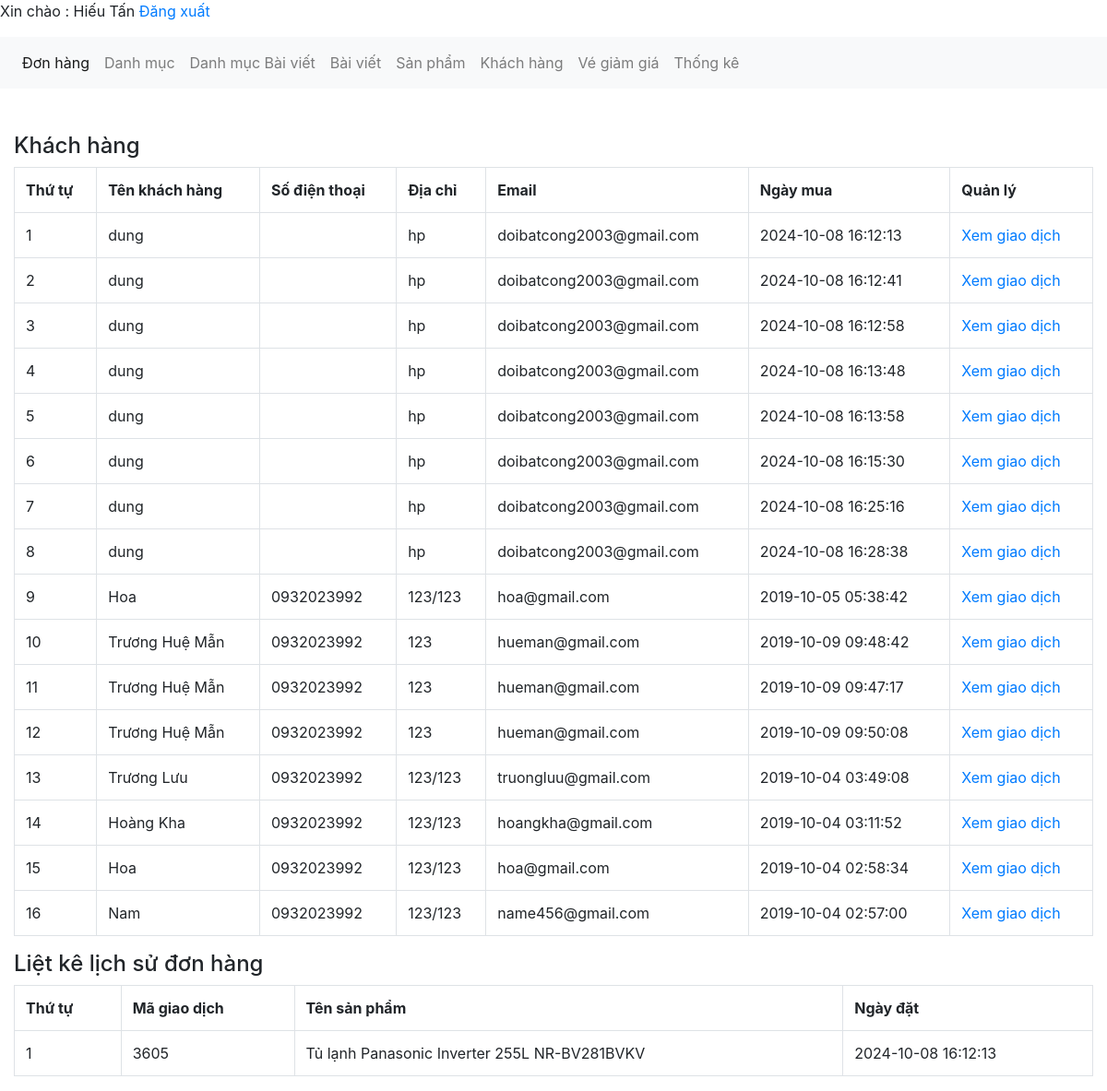
/admin/xulykhachhang.php?quanly=xemgiaodich&khachhang=3605 (signed in), run on the app's committed database.
### tables this page shows
CREATE TABLE `tbl_giaodich` (
  `giaodich_id` int(11) NOT NULL,
  `sanpham_id` int(11) NOT NULL,
  `soluong` int(11) NOT NULL,
  `magiaodich` varchar(50) NOT NULL,
  `ngaythang` timestamp NOT NULL DEFAULT current_timestamp() ON UPDATE current_timestamp(),
  `khachhang_id` int(11) NOT NULL,
  `tinhtrangdon` int(11) NOT NULL DEFAULT 0,
  `huydon` int(11) NOT NULL DEFAULT 0,
  `voucher_id` int(11) NOT NULL
);

CREATE TABLE `tbl_khachhang` (
  `khachhang_id` int(11) NOT NULL,
  `name` varchar(100) NOT NULL,
  `phone` varchar(50) NOT NULL,
  `address` varchar(200) NOT NULL,
  `note` text NOT NULL,
  `email` varchar(150) NOT NULL,
  `password` varchar(100) NOT NULL,
  `giaohang` int(11) NOT NULL
);

CREATE TABLE `tbl_sanpham` (
  `sanpham_id` int(11) NOT NULL,
  `category_id` int(11) NOT NULL,
  `sanpham_name` varchar(255) NOT NULL,
  `sanpham_chitiet` text NOT NULL,
  `sanpham_mota` text NOT NULL,
  `sanpham_gia` varchar(100) NOT NULL,
  `sanpham_giakhuyenmai` varchar(100) NOT NULL,
  `sanpham_active` int(11) NOT NULL,
  `sanpham_hot` int(11) NOT NULL,
  `sanpham_soluong` int(11) NOT NULL,
  `sanpham_image` varchar(50) NOT NULL
);

### admin/xulykhachhang.php (the view, shortened to what this page needs)
<?php
	include('../db/connect.php');
?>
<!DOCTYPE html>
<html lang="en">
<head>
	<link href="../css/bootstrap.css" rel="stylesheet" type="text/css" media="all" />
</head>
<body>
<?php include "dashboard.php";?>
	<br><br>
	<div class="container-fluid">
		<div class="row">
			<div class="col-md-12">
				<h4>Khách hàng</h4>
				<?php
				$sql_select_khachhang = mysqli_query($con,"SELECT * FROM tbl_khachhang,tbl_giaodich WHERE tbl_khachhang.khachhang_id=tbl_giaodich.khachhang_id GROUP BY tbl_giaodich.magiaodich ORDER BY tbl_khachhang.khachhang_id DESC");
				?>
				<table class="table table-bordered ">
					<tr>
						<th>Thứ tự</th>
						<th>Tên khách hàng</th>
						<th>Số điện thoại</th>
						<th>Địa chỉ</th>
						<th>Email</th>
						<th>Ngày mua</th>
						<th>Quản lý</th>
					</tr>
					<?php
					$i = 0;
					while($row_khachhang = mysqli_fetch_array($sql_select_khachhang)){
						$i++;
					?>
					<tr>
						<td><?php echo $i; ?></td>
						<td><?php echo $row_khachhang['name']; ?></td>
						<td><?php echo $row_khachhang['phone']; ?></td>
						<td><?php echo $row_khachhang['address']; ?></td>
						<td><?php echo $row_khachhang['email'] ?></td>
						<td><?php echo $row_khachhang['ngaythang'] ?></td>
						<td><a href="?quanly=xemgiaodich&khachhang=<?php echo $row_khachhang['magiaodich'] ?>">Xem giao dịch</a></td>
					</tr>
					 <?php
					}
					?>
				</table>
			</div>
			<div class="col-md-12">
				<h4>Liệt kê lịch sử đơn hàng</h4>
				<?php
				if(isset($_GET['khachhang'])){
					$magiaodich = $_GET['khachhang'];
				}else{
					$magiaodich = '';
				}
				$sql_select = mysqli_query($con,"SELECT * FROM tbl_giaodich,tbl_khachhang,tbl_sanpham WHERE tbl_giaodich.sanpham_id=tbl_sanpham.sanpham_id AND tbl_khachhang.khachhang_id=tbl_giaodich.khachhang_id AND tbl_giaodich.magiaodich='$magiaodich' ORDER BY tbl_giaodich.giaodich_id DESC");
				?>
				<table class="table table-bordered ">
					<tr>
						<th>Thứ tự</th>
						<th>Mã giao dịch</th>
						<th>Tên sản phẩm</th>
						<th>Ngày đặt</th>
					</tr>
					<?php
					$i = 0;
					while($row_donhang = mysqli_fetch_array($sql_select)){
						$i++;
					?>
					<tr>
						<td><?php echo $i; ?></td>
						<td><?php echo $row_donhang['magiaodich']; ?></td>
						<td><?php echo $row_donhang['sanpham_name']; ?></td>
						<td><?php echo $row_donhang['ngaythang'] ?></td>
					</tr>
					 <?php
					}
					?>
				</table>
			</div>
		</div>
	</div>
</body>
</html>

### data on the page
tbl_giaodich: khachhang.name "dung", khachhang.address "hp", khachhang.email "doibatcong2003@gmail.com", ngaythang "2024-10-08 16:12:13"
tbl_giaodich: khachhang.name "dung", khachhang.address "hp", khachhang.email "doibatcong2003@gmail.com", ngaythang "2024-10-08 16:12:41"
tbl_giaodich: khachhang.name "dung", khachhang.address "hp", khachhang.email "doibatcong2003@gmail.com", ngaythang "2024-10-08 16:12:58"
tbl_giaodich: khachhang.name "dung", khachhang.address "hp", khachhang.email "doibatcong2003@gmail.com", ngaythang "2024-10-08 16:13:48"
tbl_giaodich: khachhang.name "dung", khachhang.address "hp", khachhang.email "doibatcong2003@gmail.com", ngaythang "2024-10-08 16:13:58"
tbl_giaodich: khachhang.name "dung", khachhang.address "hp", khachhang.email "doibatcong2003@gmail.com", ngaythang "2024-10-08 16:15:30"
tbl_giaodich: khachhang.name "dung", khachhang.address "hp", khachhang.email "doibatcong2003@gmail.com", ngaythang "2024-10-08 16:25:16"
tbl_giaodich: khachhang.name "dung", khachhang.address "hp", khachhang.email "doibatcong2003@gmail.com", ngaythang "2024-10-08 16:28:38"
tbl_giaodich: khachhang.name "Hoa", khachhang.phone "0932023992", khachhang.address "123/123", khachhang.email "hoa@gmail.com", ngaythang "2019-10-05 05:38:42"
tbl_giaodich: khachhang.name "Trương Huệ Mẫn", khachhang.phone "0932023992", khachhang.address "123", khachhang.email "hueman@gmail.com", ngaythang "2019-10-09 09:48:42"
tbl_giaodich: khachhang.name "Trương Huệ Mẫn", khachhang.phone "0932023992", khachhang.address "123", khachhang.email "hueman@gmail.com", ngaythang "2019-10-09 09:47:17"
tbl_giaodich: khachhang.name "Trương Huệ Mẫn", khachhang.phone "0932023992", khachhang.address "123", khachhang.email "hueman@gmail.com", ngaythang "2019-10-09 09:50:08"
tbl_giaodich: khachhang.name "Trương Lưu", khachhang.phone "0932023992", khachhang.address "123/123", khachhang.email "truongluu@gmail.com", ngaythang "2019-10-04 03:49:08"
tbl_giaodich: khachhang.name "Hoàng Kha", khachhang.phone "0932023992", khachhang.address "123/123", khachhang.email "hoangkha@gmail.com", ngaythang "2019-10-04 03:11:52"
tbl_giaodich: khachhang.name "Hoa", khachhang.phone "0932023992", khachhang.address "123/123", khachhang.email "hoa@gmail.com", ngaythang "2019-10-04 02:58:34"
tbl_giaodich: khachhang.name "Nam", khachhang.phone "0932023992", khachhang.address "123/123", khachhang.email "name456@gmail.com", ngaythang "2019-10-04 02:57:00"
tbl_giaodich: magiaodich "3605", sanpham.sanpham_name "Tủ lạnh Panasonic Inverter 255L NR-BV281BVKV", ngaythang "2024-10-08 16:12:13"

### other printed values
$_SESSION['dangnhap'] "Hiếu Tấn"
